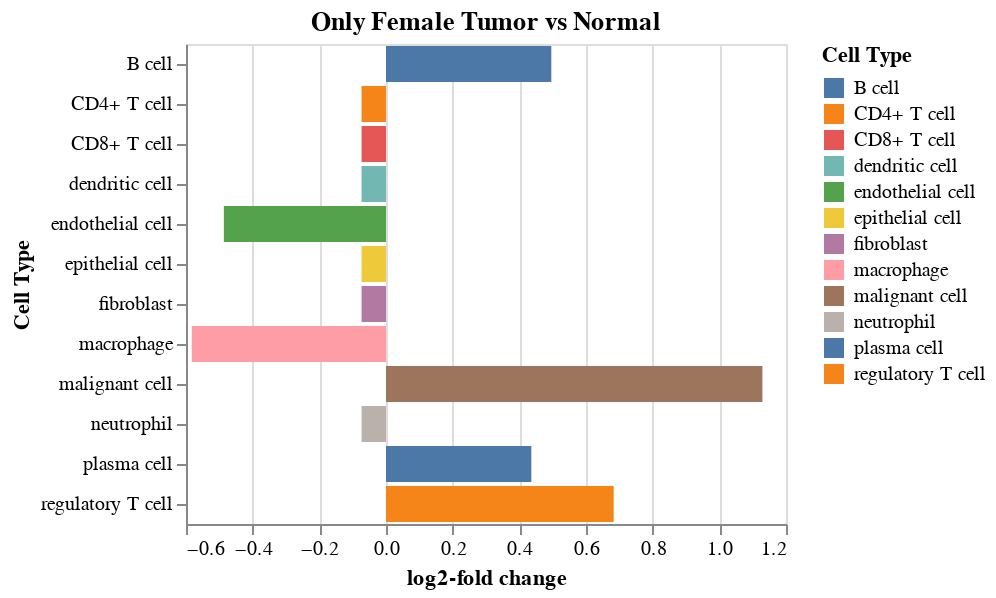

This figure's notebook cell:
### Code cell
alt.Chart(sccoda_model.get_effect_df(sccoda_data, modality_key="coda_tumor_mvsf").loc["originT.tumor_primary"]
    #.loc[credible_effects_condition]
    .reset_index(),
    title="Only Female Tumor vs Normal",
).mark_bar().encode(
    x="log2-fold change",
    y=alt.X("Cell Type", sort="y"),
    color=alt.Color("Cell Type"),
)

### Figure 1 — Vega-Lite specification as saved in the notebook (floating-point values rounded to 4 significant figures)
{"config": {"view": {"continuousWidth": 300, "continuousHeight": 300}}, "data": {"name": "data-2eabc718ea84c43da9ed809e5ec3114b"}, "mark": {"type": "bar"}, "encoding": {"color": {"field": "Cell Type", "type": "nominal"}, "x": {"field": "log2-fold change", "type": "quantitative"}, "y": {"field": "Cell Type", "sort": "y", "type": "nominal"}}, "title": "Only Female Tumor vs Normal", "$schema": "https://vega.github.io/schema/vega-lite/v5.20.1.json", "datasets": {"data-2eabc718ea84c43da9ed809e5ec3114b": [{"Cell Type": "epithelial cell", "Final Parameter": 0.0, "HDI 3%": -0.165, "HDI 97%": 0.443, "SD": 0.114, "Inclusion probability": 0.3726, "Expected Sample": 103.3, "log2-fold change": -0.07335}, {"Cell Type": "macrophage", "Final Parameter": -0.353, "HDI 3%": -0.642, "HDI 97%": 0.003, "SD": 0.211, "Inclusion probability": 0.7998, "Expected Sample": 213.5, "log2-fold change": -0.5827}, {"Cell Type": "B cell", "Final Parameter": 0.3946, "HDI 3%": -0.002, "HDI 97%": 0.706, "SD": 0.228, "Inclusion probability": 0.822, "Expected Sample": 154.2, "log2-fold change": 0.4959}, {"Cell Type": "dendritic cell", "Final Parameter": 0.0, "HDI 3%": -0.228, "HDI 97%": 0.386, "SD": 0.096, "Inclusion probability": 0.3222, "Expected Sample": 132.2, "log2-fold change": -0.07335}, {"Cell Type": "CD4+ T cell", "Final Parameter": 0.0, "HDI 3%": -0.149, "HDI 97%": 0.347, "SD": 0.081, "Inclusion probability": 0.2979, "Expected Sample": 541.7, "log2-fold change": -0.07335}, {"Cell Type": "CD8+ T cell", "Final Parameter": 0.0, "HDI 3%": -0.213, "HDI 97%": 0.297, "SD": 0.071, "Inclusion probability": 0.2806, "Expected Sample": 436.5, "log2-fold change": -0.07335}, {"Cell Type": "neutrophil", "Final Parameter": 0.0, "HDI 3%": -0.364, "HDI 97%": 0.289, "SD": 0.101, "Inclusion probability": 0.3369, "Expected Sample": 55.13, "log2-fold change": -0.07335}, {"Cell Type": "plasma cell", "Final Parameter": 0.353, "HDI 3%": -0.003, "HDI 97%": 0.68, "SD": 0.223, "Inclusion probability": 0.757, "Expected Sample": 130.0, "log2-fold change": 0.436}, {"Cell Type": "regulatory T cell", "Final Parameter": 0.5243, "HDI 3%": 0.179, "HDI 97%": 0.869, "SD": 0.195, "Inclusion probability": 0.9717, "Expected Sample": 193.1, "log2-fold change": 0.683}, {"Cell Type": "malignant cell", "Final Parameter": 0.8336, "HDI 3%": 0.429, "HDI 97%": 1.178, "SD": 0.198, "Inclusion probability": 1.0, "Expected Sample": 109.5, "log2-fold change": 1.129}, {"Cell Type": "endothelial cell", "Final Parameter": -0.2863, "HDI 3%": -0.63, "HDI 97%": 0.026, "SD": 0.201, "Inclusion probability": 0.6063, "Expected Sample": 86.95, "log2-fold change": -0.4865}, {"Cell Type": "fibroblast", "Final Parameter": 0.0, "HDI 3%": 0.0, "HDI 97%": 0.0, "SD": 0.0, "Inclusion probability": 0.0, "Expected Sample": 71.93, "log2-fold change": -0.07335}]}}
